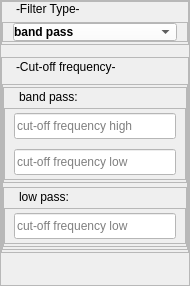
                                  <widget class="QWidget" name="page_3_filter">
                                   <property name="geometry">
                                    <rect>
                                     <x>0</x>
                                     <y>0</y>
                                     <width>190</width>
                                     <height>286</height>
                                    </rect>
                                   </property>
                                   <property name="styleSheet">
                                    <string notr="true">QScrollBar::handle:vertical{ 
    background: #353a45;
    visible:none;
}

QScrollBar::handle:horizontal{ 
    background: #353a45;
	visible:none;
   }</string>
                                   </property>
                                   <attribute name="label">
                                    <string>· Filter</string>
                                   </attribute>
                                   <layout class="QVBoxLayout" name="verticalLayout_43">
                                    <property name="spacing">
                                     <number>0</number>
                                    </property>
                                    <property name="leftMargin">
                                     <number>0</number>
                                    </property>
                                    <property name="topMargin">
                                     <number>0</number>
                                    </property>
                                    <property name="rightMargin">
                                     <number>0</number>
                                    </property>
                                    <property name="bottomMargin">
                                     <number>0</number>
                                    </property>
                                    <item>
                                     <widget class="QFrame" name="frame_13">
                                      <property name="frameShape">
                                       <enum>QFrame::StyledPanel</enum>
                                      </property>
                                      <property name="frameShadow">
                                       <enum>QFrame::Raised</enum>
                                      </property>
                                      <layout class="QVBoxLayout" name="verticalLayout_74">
                                       <property name="leftMargin">
                                        <number>0</number>
                                       </property>
                                       <property name="topMargin">
                                        <number>0</number>
                                       </property>
                                       <property name="rightMargin">
                                        <number>0</number>
                                       </property>
                                       <item>
                                        <widget class="QFrame" name="frame_14">
                                         <property name="sizePolicy">
                                          <sizepolicy hsizetype="Preferred" vsizetype="Preferred">
                                           <horstretch>0</horstretch>
                                           <verstretch>0</verstretch>
                                          </sizepolicy>
                                         </property>
                                         <property name="styleSheet">
                                          <string notr="true">margin-bottom:4px;</string>
                                         </property>
                                         <property name="frameShape">
                                          <enum>QFrame::StyledPanel</enum>
                                         </property>
                                         <property name="frameShadow">
                                          <enum>QFrame::Raised</enum>
                                         </property>
                                         <layout class="QVBoxLayout" name="verticalLayout_58">
                                          <property name="spacing">
                                           <number>0</number>
                                          </property>
                                          <property name="leftMargin">
                                           <number>0</number>
                                          </property>
                                          <property name="topMargin">
                                           <number>0</number>
                                          </property>
                                          <property name="rightMargin">
                                           <number>0</number>
                                          </property>
                                          <property name="bottomMargin">
                                           <number>0</number>
                                          </property>
                                          <item>
                                           <widget class="QLabel" name="label_34">
                                            <property name="sizePolicy">
                                             <sizepolicy hsizetype="Preferred" vsizetype="Preferred">
                                              <horstretch>0</horstretch>
                                              <verstretch>0</verstretch>
                                             </sizepolicy>
                                            </property>
                                            <property name="styleSheet">
                                             <string notr="true">margin-left:11px;
font-size:12px;

font-weight:1;
</string>
                                            </property>
                                            <property name="text">
                                             <string>-Filter Type-</string>
                                            </property>
                                           </widget>
                                          </item>
                                          <item>
                                           <widget class="QFrame" name="frame_40">
                                            <property name="sizePolicy">
                                             <sizepolicy hsizetype="Preferred" vsizetype="Preferred">
                                              <horstretch>0</horstretch>
                                              <verstretch>0</verstretch>
                                             </sizepolicy>
                                            </property>
                                            <property name="styleSheet">
                                             <string notr="true">font-weight:1;
margin:2px 0px;</string>
                                            </property>
                                            <property name="frameShape">
                                             <enum>QFrame::StyledPanel</enum>
                                            </property>
                                            <property name="frameShadow">
                                             <enum>QFrame::Raised</enum>
                                            </property>
                                            <layout class="QVBoxLayout" name="verticalLayout_59">
                                             <property name="spacing">
                                              <number>0</number>
                                             </property>
                                             <property name="leftMargin">
                                              <number>0</number>
                                             </property>
                                             <property name="topMargin">
                                              <number>0</number>
                                             </property>
                                             <property name="rightMargin">
                                              <number>0</number>
                                             </property>
                                             <property name="bottomMargin">
                                              <number>0</number>
                                             </property>
                                             <item>
                                              <widget class="QComboBox" name="comboBox_7">
                                               <property name="font">
                                                <font>
                                                 <family>Segoe UI</family>
                                                 <pointsize>-1</pointsize>
                                                 <weight>75</weight>
                                                 <italic>false</italic>
                                                 <bold>true</bold>
                                                </font>
                                               </property>
                                               <property name="autoFillBackground">
                                                <bool>false</bool>
                                               </property>
                                               <property name="styleSheet">
                                                <string notr="true">background-color: rgb(255, 255, 255);
margin:0px 10px;
font-weight: bold;
font-size:12px;</string>
                                               </property>
                                               <property name="iconSize">
                                                <size>
                                                 <width>16</width>
                                                 <height>16</height>
                                                </size>
                                               </property>
                                               <property name="frame">
                                                <bool>true</bool>
                                               </property>
                                               <item>
                                                <property name="text">
                                                 <string>band pass</string>
                                                </property>
                                               </item>
                                               <item>
                                                <property name="text">
                                                 <string>low pass</string>
                                                </property>
                                               </item>
                                              </widget>
                                             </item>
                                            </layout>
                                           </widget>
                                          </item>
                                         </layout>
                                        </widget>
                                       </item>
                                       <item>
                                        <widget class="QFrame" name="frame_41">
                                         <property name="sizePolicy">
                                          <sizepolicy hsizetype="Preferred" vsizetype="Preferred">
                                           <horstretch>0</horstretch>
                                           <verstretch>0</verstretch>
                                          </sizepolicy>
                                         </property>
                                         <property name="styleSheet">
                                          <string notr="true">margin:2px 0px;
</string>
                                         </property>
                                         <property name="frameShape">
                                          <enum>QFrame::StyledPanel</enum>
                                         </property>
                                         <property name="frameShadow">
                                          <enum>QFrame::Raised</enum>
                                         </property>
                                         <layout class="QVBoxLayout" name="verticalLayout_60">
                                          <property name="spacing">
                                           <number>-1</number>
                                          </property>
                                          <property name="leftMargin">
                                           <number>0</number>
                                          </property>
                                          <property name="topMargin">
                                           <number>0</number>
                                          </property>
                                          <property name="rightMargin">
                                           <number>0</number>
                                          </property>
                                          <property name="bottomMargin">
                                           <number>0</number>
                                          </property>
                                          <item>
                                           <widget class="QLabel" name="label_35">
                                            <property name="sizePolicy">
                                             <sizepolicy hsizetype="Preferred" vsizetype="Preferred">
                                              <horstretch>0</horstretch>
                                              <verstretch>0</verstretch>
                                             </sizepolicy>
                                            </property>
                                            <property name="styleSheet">
                                             <string notr="true">margin-left:11px;
font-size:12px;

font-weight:1;
</string>
                                            </property>
                                            <property name="text">
                                             <string>-Cut-off frequency-</string>
                                            </property>
                                           </widget>
                                          </item>
                                          <item>
                                           <widget class="QFrame" name="frame_42">
                                            <property name="sizePolicy">
                                             <sizepolicy hsizetype="Preferred" vsizetype="Preferred">
                                              <horstretch>0</horstretch>
                                              <verstretch>0</verstretch>
                                             </sizepolicy>
                                            </property>
                                            <property name="styleSheet">
                                             <string notr="true"/>
                                            </property>
                                            <property name="frameShape">
                                             <enum>QFrame::StyledPanel</enum>
                                            </property>
                                            <property name="frameShadow">
                                             <enum>QFrame::Raised</enum>
                                            </property>
                                            <layout class="QVBoxLayout" name="verticalLayout_61">
                                             <property name="spacing">
                                              <number>0</number>
                                             </property>
                                             <property name="leftMargin">
                                              <number>0</number>
                                             </property>
                                             <property name="topMargin">
                                              <number>0</number>
                                             </property>
                                             <property name="rightMargin">
                                              <number>0</number>
                                             </property>
                                             <property name="bottomMargin">
                                              <number>0</number>
                                             </property>
                                             <item>
                                              <widget class="QFrame" name="frame_43">
                                               <property name="sizePolicy">
                                                <sizepolicy hsizetype="Preferred" vsizetype="Preferred">
                                                 <horstretch>0</horstretch>
                                                 <verstretch>0</verstretch>
                                                </sizepolicy>
                                               </property>
                                               <property name="frameShape">
                                                <enum>QFrame::StyledPanel</enum>
                                               </property>
                                               <property name="frameShadow">
                                                <enum>QFrame::Raised</enum>
                                               </property>
                                               <layout class="QVBoxLayout" name="verticalLayout_70">
                                                <property name="spacing">
                                                 <number>0</number>
                                                </property>
                                                <property name="leftMargin">
                                                 <number>0</number>
                                                </property>
                                                <property name="topMargin">
                                                 <number>0</number>
                                                </property>
                                                <property name="rightMargin">
                                                 <number>0</number>
                                                </property>
                                                <property name="bottomMargin">
                                                 <number>0</number>
                                                </property>
                                                <item>
                                                 <widget class="QLabel" name="label_36">
                                                  <property name="sizePolicy">
                                                   <sizepolicy hsizetype="Preferred" vsizetype="Preferred">
                                                    <horstretch>0</horstretch>
                                                    <verstretch>0</verstretch>
                                                   </sizepolicy>
                                                  </property>
                                                  <property name="styleSheet">
                                                   <string notr="true">margin-left:12px;
font-weight:1;
font-size:12px;</string>
                                                  </property>
                                                  <property name="text">
                                                   <string>band pass:</string>
                                                  </property>
                                                 </widget>
                                                </item>
                                                <item>
                                                 <widget class="QFrame" name="frame_44">
                                                  <property name="sizePolicy">
                                                   <sizepolicy hsizetype="Preferred" vsizetype="Preferred">
                                                    <horstretch>0</horstretch>
                                                    <verstretch>0</verstretch>
                                                   </sizepolicy>
                                                  </property>
                                                  <property name="frameShape">
                                                   <enum>QFrame::StyledPanel</enum>
                                                  </property>
                                                  <property name="frameShadow">
                                                   <enum>QFrame::Raised</enum>
                                                  </property>
                                                  <layout class="QVBoxLayout" name="verticalLayout_71">
                                                   <property name="topMargin">
                                                    <number>2</number>
                                                   </property>
                                                   <property name="bottomMargin">
                                                    <number>2</number>
                                                   </property>
                                                   <item>
                                                    <widget class="QLineEdit" name="lineEdit_10">
                                                     <property name="minimumSize">
                                                      <size>
                                                       <width>0</width>
                                                       <height>30</height>
                                                      </size>
                                                     </property>
                                                     <property name="styleSheet">
                                                      <string notr="true">background-color: rgb(255, 255, 255);
font-size:12px;</string>
                                                     </property>
                                                     <property name="inputMask">
                                                      <string/>
                                                     </property>
                                                     <property name="text">
                                                      <string/>
                                                     </property>
                                                     <property name="maxLength">
                                                      <number>16</number>
                                                     </property>
                                                     <property name="placeholderText">
                                                      <string>cut-off frequency high</string>
                                                     </property>
                                                    </widget>
                                                   </item>
                                                   <item>
                                                    <widget class="QLineEdit" name="lineEdit_11">
                                                     <property name="minimumSize">
                                                      <size>
                                                       <width>0</width>
                                                       <height>30</height>
                                                      </size>
                                                     </property>
                                                     <property name="styleSheet">
                                                      <string notr="true">background-color: rgb(255, 255, 255);
font-size:12px;</string>
                                                     </property>
                                                     <property name="text">
                                                      <string/>
                                                     </property>
                                                     <property name="maxLength">
                                                      <number>16</number>
                                                     </property>
                                                     <property name="placeholderText">
                                                      <string>cut-off frequency low</string>
                                                     </property>
                                                    </widget>
                                                   </item>
                                                  </layout>
                                                 </widget>
                                                </item>
                                               </layout>
                                              </widget>
                                             </item>
                                             <item>
                                              <widget class="QFrame" name="frame_45">
                                               <property name="sizePolicy">
                                                <sizepolicy hsizetype="Preferred" vsizetype="Preferred">
                                                 <horstretch>0</horstretch>
                                                 <verstretch>0</verstretch>
                                                </sizepolicy>
                                               </property>
                                               <property name="frameShape">
                                                <enum>QFrame::StyledPanel</enum>
                                               </property>
                                               <property name="frameShadow">
                                                <enum>QFrame::Raised</enum>
                                               </property>
                                               <layout class="QVBoxLayout" name="verticalLayout_72">
                                                <property name="spacing">
                                                 <number>0</number>
                                                </property>
                                                <property name="leftMargin">
                                                 <number>0</number>
                                                </property>
                                                <property name="topMargin">
                                                 <number>0</number>
                                                </property>
                                                <property name="rightMargin">
                                                 <number>0</number>
                                                </property>
                                                <property name="bottomMargin">
                                                 <number>0</number>
                                                </property>
                                                <item>
                                                 <widget class="QLabel" name="label_37">
                                                  <property name="styleSheet">
                                                   <string notr="true">margin-left:12px;
font-weight:1;
font-size:12px;</string>
                                                  </property>
                                                  <property name="text">
                                                   <string>low pass:</string>
                                                  </property>
                                                 </widget>
                                                </item>
                                                <item>
                                                 <widget class="QFrame" name="frame_46">
                                                  <property name="frameShape">
                                                   <enum>QFrame::StyledPanel</enum>
                                                  </property>
                                                  <property name="frameShadow">
                                                   <enum>QFrame::Raised</enum>
                                                  </property>
                                                  <layout class="QVBoxLayout" name="verticalLayout_73">
                                                   <property name="topMargin">
                                                    <number>2</number>
                                                   </property>
                                                   <property name="bottomMargin">
                                                    <number>2</number>
                                                   </property>
                                                   <item>
                                                    <widget class="QLineEdit" name="lineEdit_12">
                                                     <property name="minimumSize">
                                                      <size>
                                                       <width>0</width>
                                                       <height>30</height>
                                                      </size>
                                                     </property>
                                                     <property name="styleSheet">
                                                      <string notr="true">background-color: rgb(255, 255, 255);
font-size:12px;</string>
                                                     </property>
                                                     <property name="text">
                                                      <string/>
                                                     </property>
                                                     <property name="maxLength">
                                                      <number>16</number>
                                                     </property>
                                                     <property name="placeholderText">
                                                      <string>cut-off frequency low</string>
                                                     </property>
                                                    </widget>
                                                   </item>
                                                  </layout>
                                                 </widget>
                                                </item>
                                               </layout>
                                              </widget>
                                             </item>
                                            </layout>
                                           </widget>
                                          </item>
                                         </layout>
                                        </widget>
                                       </item>
                                       <item>
                                        <spacer name="verticalSpacer_8">
                                         <property name="orientation">
                                          <enum>Qt::Vertical</enum>
                                         </property>
                                         <property name="sizeHint" stdset="0">
                                          <size>
                                           <width>20</width>
                                           <height>7</height>
                                          </size>
                                         </property>
                                        </spacer>
                                       </item>
                                      </layout>
                                     </widget>
                                    </item>
                                   </layout>
                                  </widget>
